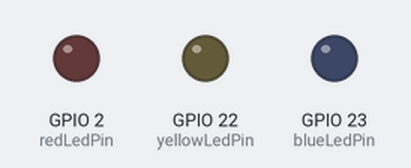
Bench run of a sketch on a simulated ESP32. Shown: output pins drawn as LEDs (lit = HIGH). A WiFi scan finds three made-up networks; what the sketch prints to the serial monitor is not drawn.

Above: at 0.0 s.
At 1.1 s:
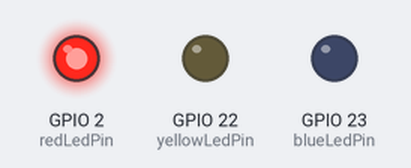
At 3.1 s:
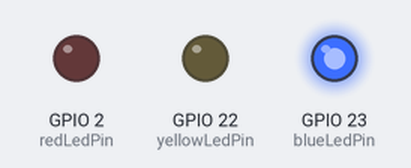
Timing chart, 0 to 4.6 s (numbered marks = the images above):
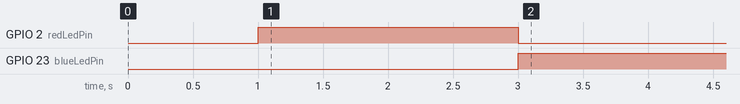

Measured:
- by itself, GPIO 2 (redLedPin): LOW → HIGH at 1.0 s, → LOW 2.0 s later
- by itself, GPIO 23 (blueLedPin): LOW → HIGH at 3.0 s

The sketch:

Wifi_Scan.ino
```cpp
#include "WiFi.h"

#define redLedPin 2
#define yellowLedPin 22
#define blueLedPin 23

void setup(){
  pinMode(redLedPin, OUTPUT);
  pinMode(blueLedPin, OUTPUT);
  pinMode(yellowLedPin, OUTPUT);

  Serial.begin(115200);
  WiFi.mode(WIFI_STA);
  WiFi.disconnect();
  delay(1000);
}


void loop(){
  Serial.println("Scanning available networks...");
  digitalWrite(redLedPin, HIGH);
  digitalWrite(blueLedPin, LOW);
  int n = WiFi.scanNetworks();
  if (n!= 0){
    digitalWrite(redLedPin, LOW);
    digitalWrite(blueLedPin, HIGH);
    Serial.print(n);
    Serial.println("networks found");
    for (int i=0;i<n;++n){
      Serial.print("network "); Serial.print(i + 1); Serial.print(":");
      Serial.print(WiFi.SSID(i));
      Serial.print(WiFi.RSSI(i));
      Serial.println((WiFi.encryptionType(i) ==  WIFI_AUTH_OPEN)? "open":"***");
      delay (50);

    }
  }
  else{
    Serial.println("no available networks");
    digitalWrite(redLedPin, LOW);
    digitalWrite(blueLedPin, LOW);
    digitalWrite(yellowLedPin, HIGH);
  }
  Serial.println("\n________________________________________________________________________________________________________\n");
  delay(5000);
}
```
